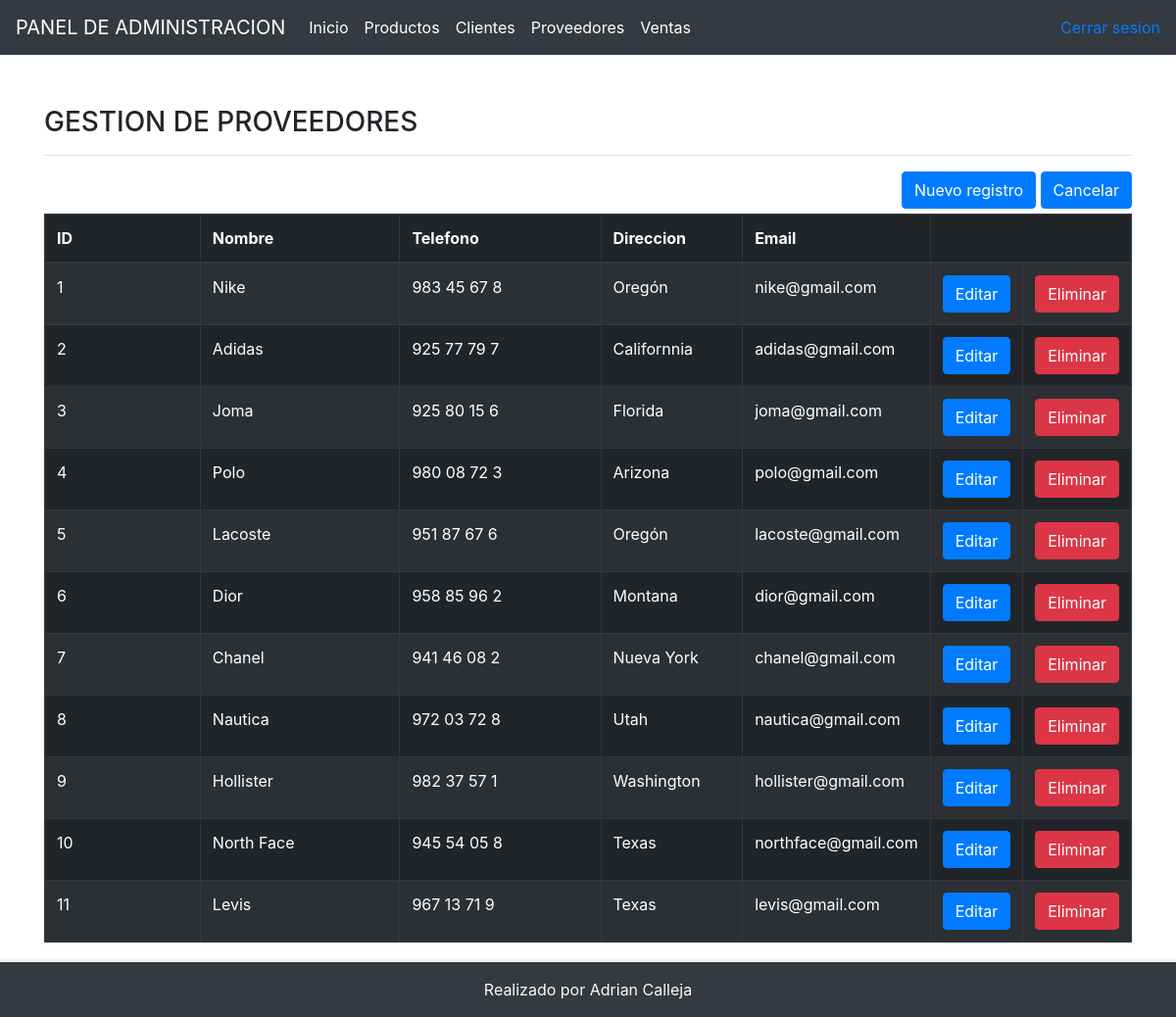
Screenshot of /admin/proveedores.php (signed in) with the database file from the repository.
### tables this page shows
create table if not exists proveedores(
    id_proveedor int not null auto_increment PRIMARY KEY,
    nombre varchar(64) not null,
    telefono VARCHAR(11) not null,
    direccion VARCHAR(100) not null,
    email VARCHAR(64) not null


);

### admin/proveedores.php (the view, shortened to what this page needs)
<?php session_start();
 include './header.php' ?>
<?php include_once('./../modelos/conexion.php') ?>
<div class="container">
    <h3 class="mt-5">GESTION DE PROVEEDORES</h3>
    <hr>
    <div class="row">
        <div class="col-12 col-md-12">
            <div style="float:right; margin-bottom:5px;">
                <form action="" method="post"><button class="btn btn-primary" name="formInsertar">Nuevo registro</button> <a href="index.php"><button type="button" class="btn btn-primary">Cancelar</button></a></form>
            </div>
            <div class="table-responsive">
                <table class="table table-hover table-dark table-striped table-bordered table-responsive">
                    <thead class="thead-dark">
                        <th width="18%">ID</th>
                        <th width="22%">Nombre</th>
                        <th width="22%">Telefono</th>
                        <th width="14%">Direccion</th>
                        <th width="13%">Email</th>
                        <th width="13%" colspan="2"></th>
                    </thead>
                    <tbody>
                        <?php
                        $sql = "SELECT * FROM proveedores";
                        $query = $conn->prepare($sql);
                        $query->execute();
                        $results = $query->fetchAll(PDO::FETCH_OBJ);
                        if ($query->rowCount() > 0) {
                            foreach ($results as $result) {
                                echo "<tr>
<td>" . $result->id_proveedor . "</td>
<td>" . $result->nombre . "</td>
<td>" . $result->telefono . "</td>
<td>" . $result->direccion . "</td>
<td>" . $result->email . "</td>
<td>
<form method='POST' action='" . $_SERVER['PHP_SELF'] . "'>
<input type='hidden' name='id' value='" . $result->id_proveedor . "'>
<button name='editar' class='btn btn-primary'>Editar</button>
</form>
</td>
<td>
<form  onsubmit=\"return confirm('Realmente desea eliminar el registro?');\" method='POST' action='" . $_SERVER['PHP_SELF'] . "'>
<input type='hidden' name='id' value='" . $result->id_proveedor . "'>
<button name='eliminar' class='btn btn-danger'>Eliminar</button>
</form>
</td>
</tr>";
                            }
                        }
                        ?>
                    </tbody>
                </table>
            </div>
        </div>
    </div>
</div>
<footer class="footer">
    <div class="container"> <span class="text-muted">
            <p>By <a href="@" target="_blank">Adrian</a></p>
        </span> </div>
</footer>
</body>
</html>
<?php include './footer.php'; ?>

### admin/header.php (shortened to what this page needs)
<!doctype html>
<html lang="es">
<head>
    <link href="./dist/css/bootstrap.min.css" rel="stylesheet">
    <link href="./assets/sticky-footer-navbar.css" rel="stylesheet">
</head>
<body>
    <header>
        <nav class="navbar navbar-expand-md navbar-dark fixed-top bg-dark"> <a class="navbar-brand" href="#">PANEL DE ADMINISTRACION</a>
            <div class="collapse navbar-collapse" id="navbarCollapse">
                <ul class="navbar-nav mr-auto">
                    <li class="nav-item active"> <a class="nav-link" href="index.php">Inicio <span class="sr-only">(current)</span></a> </li>
                    <li class="nav-item active"> <a class="nav-link" href="/proyectotienda/admin/productos.php">Productos <span class="sr-only">(current)</span></a> </li>
                    <li class="nav-item active"> <a class="nav-link" href="/proyectotienda/admin/clientes.php">Clientes <span class="sr-only">(current)</span></a> </li>
                    <li class="nav-item active"> <a class="nav-link" href="/proyectotienda/admin/proveedores.php">Proveedores <span class="sr-only">(current)</span></a> </li>
                    <li class="nav-item active"> <a class="nav-link" href="/proyectotienda/admin/ventas.php">Ventas <span class="sr-only">(current)</span></a> </li>
                </ul>
            </div>
            <div>
                <a href="./cerrarsesion.php">Cerrar sesion</a>
            </div>
        </nav>
    </header>

### admin/footer.php (shortened to what this page needs)
<footer class="container-fluid bg-dark fixed-bottom">
    <div class="row">
        <div class="col-md text-light text-center py-3">
            Realizado por Adrian Calleja
        </div>
    </div>
</footer>
</body>
</html>

### admin/assets/sticky-footer-navbar.css (style rules this page uses)
html { position: relative; min-height: 100%; }
body { margin-bottom: 60px; }
.footer { position: absolute; bottom: 0; width: 100%; height: 60px; line-height: 60px; background-color: #f5f5f5; }
body > .container { padding: 60px 15px 0; }
.footer > .container { padding-right: 15px; padding-left: 15px; }

### rows the page displays
proveedores: id_proveedor "1", nombre "Nike", telefono "983 45 67 8", direccion "Oregón", email "nike@gmail.com"
proveedores: id_proveedor "2", nombre "Adidas", telefono "925 77 79 7", direccion "Californnia", email "adidas@gmail.com"
proveedores: id_proveedor "3", nombre "Joma", telefono "925 80 15 6", direccion "Florida", email "joma@gmail.com"
proveedores: id_proveedor "4", nombre "Polo", telefono "980 08 72 3", direccion "Arizona", email "polo@gmail.com"
proveedores: id_proveedor "5", nombre "Lacoste", telefono "951 87 67 6", direccion "Oregón", email "lacoste@gmail.com"
proveedores: id_proveedor "6", nombre "Dior", telefono "958 85 96 2", direccion "Montana", email "dior@gmail.com"
proveedores: id_proveedor "7", nombre "Chanel", telefono "941 46 08 2", direccion "Nueva York", email "chanel@gmail.com"
proveedores: id_proveedor "8", nombre "Nautica", telefono "972 03 72 8", direccion "Utah", email "nautica@gmail.com"
proveedores: id_proveedor "9", nombre "Hollister", telefono "982 37 57 1", direccion "Washington", email "hollister@gmail.com"
proveedores: id_proveedor "10", nombre "North Face", telefono "945 54 05 8", direccion "Texas", email "northface@gmail.com"
proveedores: id_proveedor "11", nombre "Levis", telefono "967 13 71 9", direccion "Texas", email "levis@gmail.com"
